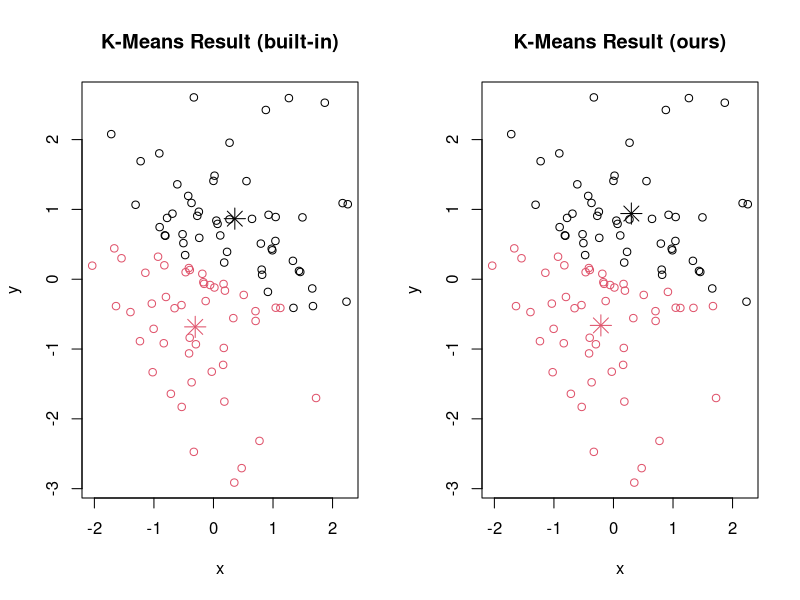
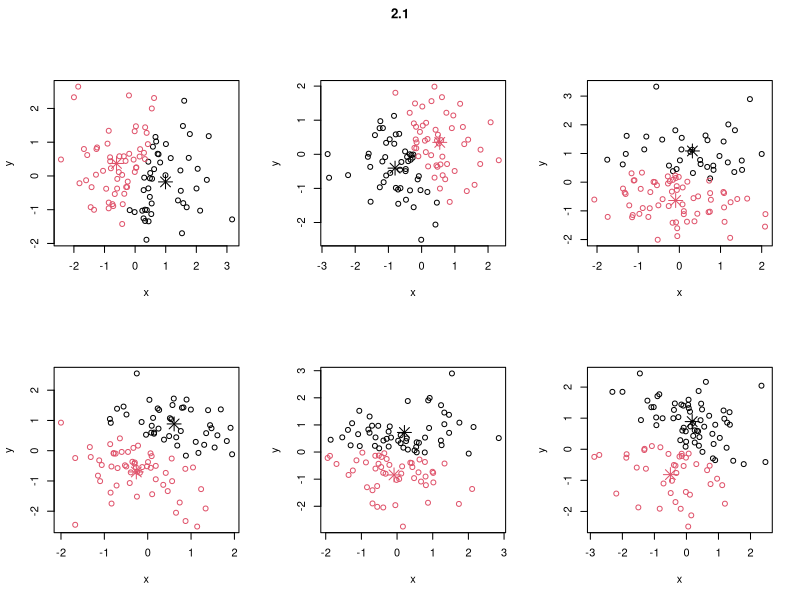
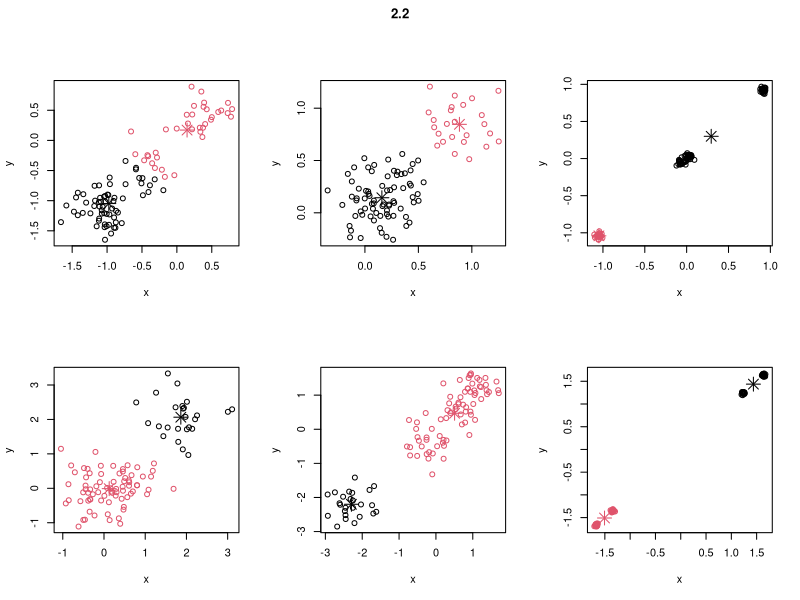
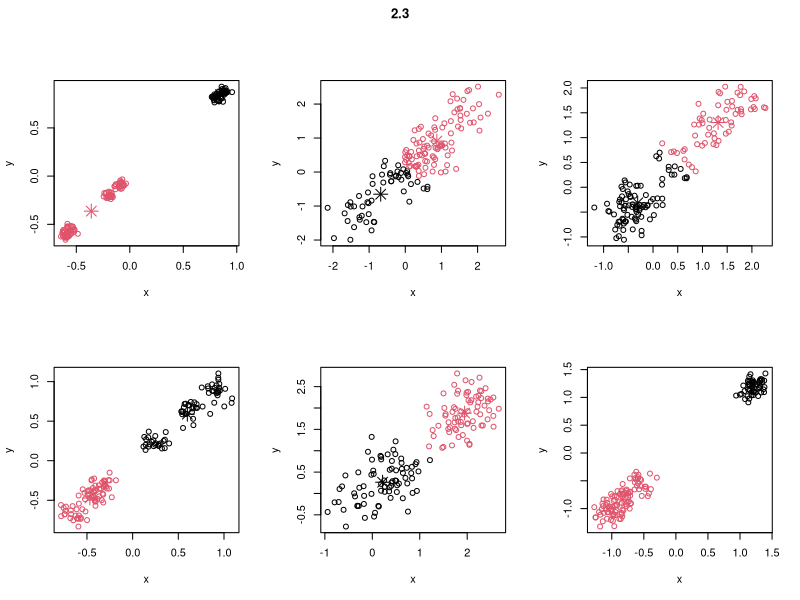

R code for these plots, in order:
# Perform k-means algorithm on a data matrix.
#
# Args:
#   - x: numeric matrix of data
#   - k: number of clusters
#   - itreration: number of iterations to run
#   - initial_centers: initial centers (randomly choose k points from x if empty)
kmeans <- function (x, k, iteration, initial_centers) {
  # Precondition:
  #  - k must be a positive integer
  #  - k <= number of points
  num_points <- nrow(x)
  if (all.equal(k, as.integer(k)) == FALSE ||
      k <= 0 ||
      k > num_points) {
    stop("k must be an integer that lies between 1 and nrow(x).")
  }
  
  # Decide initial cluster centers
  if (length(initial_centers) > 0) {
    centers <- initial_centers
  } else {
    # Randomly choose k points to be the initial cluster centers
    center_idx <- sample(num_points)[1:k]
    centers <- x[center_idx, ]
  }
  
  cluster_assignments <- rep(0, num_points)
  converge_itr <- NA
  
  for (itr in 1:iteration) {
    # Save cluster assignments for checking stopping criterion
    pre_cluster_assignments <- cluster_assignments

    # Compute distances between each point and cluster centers
    distances <- matrix(ncol=k, nrow=num_points)
    for (center_idx in 1:k) {
      # Form matrix to compute distance
      centers_rep <- matrix(rep(centers[center_idx, ], num_points),
                            ncol=ncol(x), byrow=T)
      square_distance <- (x - centers_rep) ^ 2
      distances[, center_idx] <- sqrt(rowSums(square_distance))
    }
    # Assign each point to the nearest cluster
    for (point_idx in 1:num_points) {
      cluster_assignments[point_idx] <- which.min(distances[point_idx, ])
    }
    # Update cluster centers
    for (center_idx in 1:k) {
      points_belong_to_cluster <- which(cluster_assignments==center_idx)
      if (length(points_belong_to_cluster) > 0) {
        centers[center_idx, ] <- colMeans(x[points_belong_to_cluster, ])
      }
    }
    # Check stopping criterion:
    #  - the cluster each point belongs to is unchanged
    #  - cluster centers are stable
    if (all.equal(pre_cluster_assignments, cluster_assignments)==TRUE) {
      converge_itr <- itr
      cat(sprintf("K-Means converged at iteration %d.\n", itr))
      break
    }
  }
  return(list(cluster=cluster_assignments,
              centers=centers,
              iter=converge_itr))
}

kmeans_test <- function () {
  # Randomly generate 100 points on 2-D plane
  num_points <- 100
  dim <- 2
  x <- matrix(rnorm(num_points * dim), ncol=dim)
  colnames(x) <- c("x", "y")
  
  # k-means algorithm settings
  num_clusters <- 2
  num_itr <- 30

  # Perform k-means algorithm using R built-in implementation
  result1 <- stats::kmeans(x, x[1:num_clusters, ], num_itr)
  # Perform k-means algorithm using our own implementation
  result2 <- kmeans(x, num_clusters, num_itr, x[1:num_clusters, ])
  
  # Plot clustering result
  par(mfrow=c(1, 2)) # 2 figures arrange in 1 row 2 columns
  plot(x, col=result1$cluster, main="K-Means Result (built-in)")
  points(result1$centers, col=1:num_clusters, pch=8, cex=2)
  plot(x, col=result2$cluster, main="K-Means Result (ours)")
  points(result2$centers, col=1:num_clusters, pch=8, cex=2)
}

kmeans_2.1 <- function () {
  # k-means algorithm settings
  num_clusters <- 2
  num_itr <- 30
  
  par(oma=c(0,0,2,0))
  par(mfrow=c(2, 3)) # 6 figures arrange in 3 row 2 columns
  for (itr in 1:6) {
    # Randomly generate 100 points on 2-D plane
    num_points <- 100
    dim <- 2
    x <- matrix(rnorm(num_points * dim), ncol=dim)
    colnames(x) <- c("x", "y")
  
    result <- kmeans(x, num_clusters, num_itr, x[1:num_clusters, ])
    plot(x, col=result$cluster)
    points(result$centers, col=1:num_clusters, pch=8, cex=2)
  }
  title("2.1", outer=TRUE)
}

kmeans_2.2 <- function () {
  # k-means algorithm settings
  num_clusters <- 2
  num_itr <- 30

  par(oma=c(0,0,2,0))
  par(mfrow=c(2, 3)) # 6 figures arrange in 3 row 2 columns
  for (itr in 1:6) {
    # Dataset is generated as below:
    #   - Randomly pick 2 points A and B on the 2-D plan.
    #   - Take each point as mean and generate 50 points respectively
    #     following a normal distribution that
    #     sd = (distance between A and B) / 4
    a <- matrix(rnorm(2), ncol=2)
    b <- matrix(rnorm(2), ncol=2)
    distance <- sqrt(sum(a - b) ^ 2)
    sd <- distance / 4
    x_from_a <- matrix(rnorm(50 * 2, mean=a, sd=sd), ncol=2)
    x_from_b <- matrix(rnorm(50 * 2, mean=b, sd=sd), ncol=2)
    x <- rbind(x_from_a, x_from_b)
    colnames(x) <- c("x", "y")

    result <- kmeans(x, num_clusters, num_itr, x[1:num_clusters, ])
    plot(x, col=result$cluster)
    points(result$centers, col=1:num_clusters, pch=8, cex=2)
  }
  title("2.2", outer=TRUE)
}

kmeans_2.3 <- function () {
  # k-means algorithm settings
  num_clusters <- 2
  num_itr <- 30

  par(oma=c(0,0,2,0))
  par(mfrow=c(2, 3)) # 6 figures arrange in 3 row 2 columns
  for (itr in 1:6) {
    # Dataset is generated as below:
    #   - Randomly pick 3 points A, B, and C on the 2-D plan.
    #   - Take each point as mean and generate 50 points respectively
    #     following a normal distribution that
    #     sd = min(distance between A, B, and C) / 4
    a <- matrix(rnorm(2), ncol=2)
    b <- matrix(rnorm(2), ncol=2)
    c <- matrix(rnorm(2), ncol=2)
    min_distance <- min(dist(rbind(a, b, c)))
    sd <- min_distance / 4
    x_from_a <- matrix(rnorm(50 * 2, mean=a, sd=sd), ncol=2)
    x_from_b <- matrix(rnorm(50 * 2, mean=b, sd=sd), ncol=2)
    x_from_c <- matrix(rnorm(50 * 2, mean=c, sd=sd), ncol=2)
    x <- rbind(x_from_a, x_from_b, x_from_c)
    colnames(x) <- c("x", "y")

    result <- kmeans(x, num_clusters, num_itr, x[1:num_clusters, ])
    plot(x, col=result$cluster)
    points(result$centers, col=1:num_clusters, pch=8, cex=2)
  }
  title("2.3", outer=TRUE)
}

# Run
kmeans_test()
kmeans_2.1()
kmeans_2.2()
kmeans_2.3()